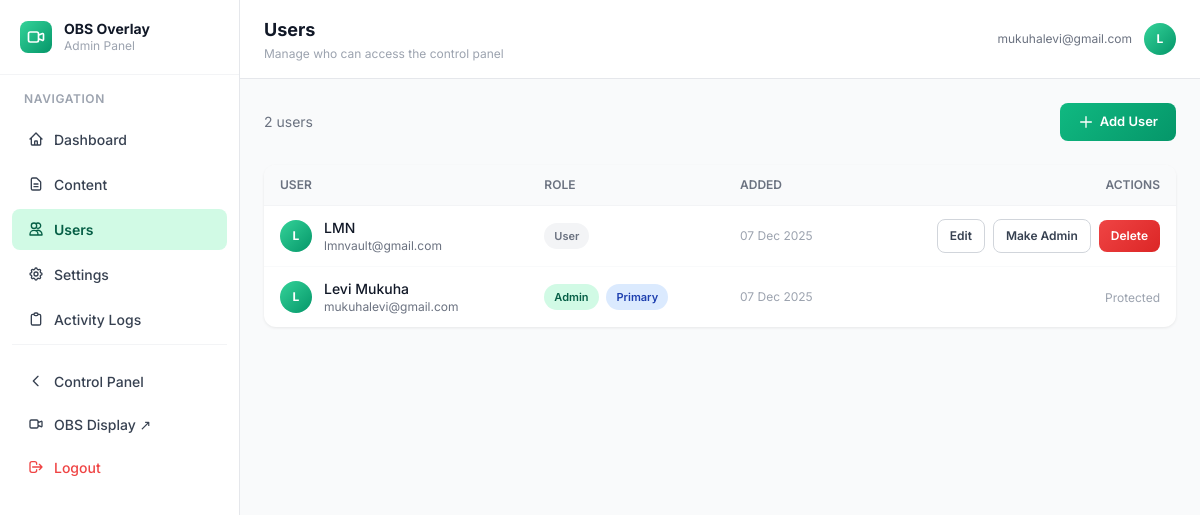
/admin/users (signed in), run on an earlier commit of the app's database.
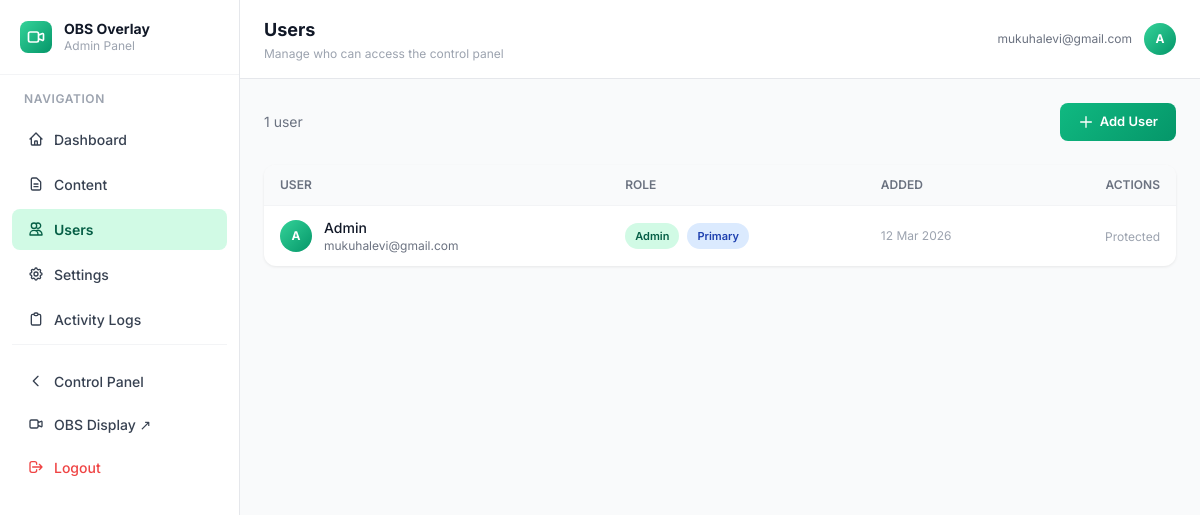
And on a later commit of the database.
### models.py (models this page shows)
class User(UserMixin, db.Model):
    id = db.Column(db.Integer, primary_key=True)
    email = db.Column(db.String(120), unique=True, nullable=False)
    name = db.Column(db.String(120))
    is_admin = db.Column(db.Boolean, default=False)
    created_at = db.Column(db.DateTime, default=datetime.utcnow)

### blueprints/admin.py (the view)
@admin_bp.route('/users')
@login_required
@admin_required
def users():
    from models import User
    all_users = User.query.order_by(User.created_at.desc()).all()
    return render_template('admin/users.html',
                           users=all_users,
                           admin_email=ADMIN_EMAIL)

### utils/helpers.py (called while the page is built)
def admin_required(f):
    @wraps(f)
    def decorated(*args, **kwargs):
        if not current_user.is_authenticated:
            return redirect(url_for('auth.login'))
        if not current_user.is_admin:
            log_activity('UNAUTHORIZED_ACCESS_ATTEMPT',
                         f'Attempted admin access: {request.path}')
            return jsonify({'error': 'Admin access required'}), 403
        return f(*args, **kwargs)
    return decorated

### templates/admin/users.html (shortened to what this page needs)
{% extends 'admin/base_admin.html' %}
{% block page_title %}Users{% endblock %}
{% block page_subtitle %}Manage who can access the control panel{% endblock %}
{% block admin_content %}
<div class="flex justify-between items-center mb-6">
    <p class="text-sm text-gray-500">{{ users|length }} user{{ 's' if users|length != 1 }}</p>
    <button onclick="openAddUser()" class="btn btn-primary">
        <svg class="w-4 h-4" fill="none" stroke="currentColor" viewBox="0 0 24 24"><path stroke-linecap="round" stroke-linejoin="round" stroke-width="2" d="M12 4v16m8-8H4"/></svg>
        Add User
    </button>
</div>
<div class="card overflow-hidden">
    <table class="w-full text-sm">
        <thead class="bg-gray-50 border-b border-gray-100">
            <tr>
                <th class="text-left py-3 px-4 text-xs font-semibold text-gray-500 uppercase">User</th>
                <th class="text-left py-3 px-4 text-xs font-semibold text-gray-500 uppercase">Role</th>
                <th class="text-left py-3 px-4 text-xs font-semibold text-gray-500 uppercase">Added</th>
                <th class="text-right py-3 px-4 text-xs font-semibold text-gray-500 uppercase">Actions</th>
            </tr>
        </thead>
        <tbody class="divide-y divide-gray-50">
            {% for u in users %}
            <tr id="user-row-{{ u.id }}" class="hover:bg-gray-50 transition">
                <td class="py-3 px-4">
                    <div class="flex items-center gap-3">
                        <div class="w-8 h-8 rounded-full bg-gradient-to-br from-emerald-400 to-emerald-600 flex items-center justify-center flex-shrink-0">
                            <span class="text-white text-xs font-bold">{{ u.name[0] if u.name else u.email[0] }}</span>
                        </div>
                        <div>
                            <p class="font-medium text-gray-900">{{ u.name or '—' }}</p>
                            <p class="text-xs text-gray-500">{{ u.email }}</p>
                        </div>
                    </div>
                </td>
                <td class="py-3 px-4">
                    {% if u.is_admin %}
                    <span class="badge badge-green">Admin</span>
                    {% else %}
                    <span class="badge badge-gray">User</span>
                    {% endif %}
                    {% if u.email == admin_email %}
                    <span class="badge badge-blue ml-1">Primary</span>
                    {% endif %}
                </td>
                <td class="py-3 px-4 text-xs text-gray-400">{{ u.created_at.strftime('%d %b %Y') }}</td>
                <td class="py-3 px-4 text-right">
                    {% if u.email != admin_email %}
                    <button
                        class="btn btn-ghost btn-sm mr-1 edit-user-btn"
                        data-id="{{ u.id }}"
                        data-name="{{ u.name or '' }}"
                        data-email="{{ u.email }}"
                        data-admin="{{ 'true' if u.is_admin else 'false' }}">
                        Edit
                    </button>
                    <button
                        class="btn btn-ghost btn-sm mr-1 toggle-admin-btn"
                        data-id="{{ u.id }}"
                        data-is-admin="{{ 'true' if u.is_admin else 'false' }}">
                        {{ 'Remove Admin' if u.is_admin else 'Make Admin' }}
                    </button>
                    <button
                        class="btn btn-danger btn-sm delete-user-btn"
                        data-id="{{ u.id }}"
                        data-email="{{ u.email }}">
                        Delete
                    </button>
                    {% else %}
                    <span class="text-xs text-gray-400">Protected</span>
                    {% endif %}
                </td>
            </tr>
            {% endfor %}
        </tbody>
    </table>
</div>
{% endblock %}

### templates/admin/base_admin.html (shortened to what this page needs)
{% extends 'base.html' %}
{% block body %}
<div class="flex h-screen overflow-hidden bg-gray-50">
    <aside id="adminSidebar" class="admin-sidebar flex-shrink-0 overflow-y-auto">
        <div class="p-5 border-b border-gray-100">
            <a href="{{ url_for('admin.dashboard') }}" class="flex items-center gap-3 no-underline">
                <div class="w-8 h-8 bg-gradient-to-br from-emerald-400 to-emerald-600 rounded-lg flex items-center justify-center">
                    <svg class="w-5 h-5 text-white" fill="none" stroke="currentColor" viewBox="0 0 24 24">
                        <path stroke-linecap="round" stroke-linejoin="round" stroke-width="2"
                              d="M15 10l4.553-2.069A1 1 0 0121 8.882v6.236a1 1 0 01-1.447.894L15 14M5 18h8a2 2 0 002-2V8a2 2 0 00-2-2H5a2 2 0 00-2 2v8a2 2 0 002 2z"/>
                    </svg>
                </div>
                <div>
                    <p class="font-bold text-sm text-gray-900 leading-tight">OBS Overlay</p>
                    <p class="text-xs text-gray-400">Admin Panel</p>
                </div>
            </a>
        </div>
        <nav class="flex-1 px-3 py-4 space-y-1">
            <p class="text-xs font-semibold text-gray-400 uppercase tracking-wider px-3 mb-3">Navigation</p>
            <a href="{{ url_for('admin.dashboard') }}"
               class="admin-nav-link {% if request.endpoint == 'admin.dashboard' %}active{% endif %}">
                <svg class="w-4 h-4" fill="none" stroke="currentColor" viewBox="0 0 24 24">
                    <path stroke-linecap="round" stroke-linejoin="round" stroke-width="2"
                          d="M3 12l2-2m0 0l7-7 7 7M5 10v10a1 1 0 001 1h3m10-11l2 2m-2-2v10a1 1 0 01-1 1h-3m-6 0a1 1 0 001-1v-4a1 1 0 011-1h2a1 1 0 011 1v4a1 1 0 001 1m-6 0h6"/>
                </svg>
                Dashboard
            </a>
            <a href="{{ url_for('admin.content') }}"
               class="admin-nav-link {% if request.endpoint == 'admin.content' %}active{% endif %}">
                <svg class="w-4 h-4" fill="none" stroke="currentColor" viewBox="0 0 24 24">
                    <path stroke-linecap="round" stroke-linejoin="round" stroke-width="2"
                          d="M9 12h6m-6 4h6m2 5H7a2 2 0 01-2-2V5a2 2 0 012-2h5.586a1 1 0 01.707.293l5.414 5.414a1 1 0 01.293.707V19a2 2 0 01-2 2z"/>
                </svg>
                Content
            </a>
            <a href="{{ url_for('admin.users') }}"
               class="admin-nav-link {% if request.endpoint == 'admin.users' %}active{% endif %}">
                <svg class="w-4 h-4" fill="none" stroke="currentColor" viewBox="0 0 24 24">
                    <path stroke-linecap="round" stroke-linejoin="round" stroke-width="2"
                          d="M12 4.354a4 4 0 110 5.292M15 21H3v-1a6 6 0 0112 0v1zm0 0h6v-1a6 6 0 00-9-5.197M13 7a4 4 0 11-8 0 4 4 0 018 0z"/>
                </svg>
                Users
            </a>
            <a href="{{ url_for('admin.settings') }}"
               class="admin-nav-link {% if request.endpoint == 'admin.settings' %}active{% endif %}">
                Settings
            </a>
            <a href="{{ url_for('admin.logs') }}"
               class="admin-nav-link {% if request.endpoint == 'admin.logs' %}active{% endif %}">
                <svg class="w-4 h-4" fill="none" stroke="currentColor" viewBox="0 0 24 24">
                    <path stroke-linecap="round" stroke-linejoin="round" stroke-width="2"
                          d="M9 5H7a2 2 0 00-2 2v12a2 2 0 002 2h10a2 2 0 002-2V7a2 2 0 00-2-2h-2M9 5a2 2 0 002 2h2a2 2 0 002-2M9 5a2 2 0 012-2h2a2 2 0 012 2"/>
                </svg>
                Activity Logs
            </a>
            <div class="pt-4 border-t border-gray-100 mt-4">
                <a href="{{ url_for('user.panel') }}" class="admin-nav-link">
                    <svg class="w-4 h-4" fill="none" stroke="currentColor" viewBox="0 0 24 24">
                        <path stroke-linecap="round" stroke-linejoin="round" stroke-width="2"
                              d="M15 19l-7-7 7-7"/>
                    </svg>
                    Control Panel
                </a>
                <a href="{{ url_for('display.show') }}" target="_blank" class="admin-nav-link">
                    <svg class="w-4 h-4" fill="none" stroke="currentColor" viewBox="0 0 24 24">
                        <path stroke-linecap="round" stroke-linejoin="round" stroke-width="2"
                              d="M15 10l4.553-2.069A1 1 0 0121 8.882v6.236a1 1 0 01-1.447.894L15 14M5 18h8a2 2 0 002-2V8a2 2 0 00-2-2H5a2 2 0 00-2 2v8a2 2 0 002 2z"/>
                    </svg>
                    OBS Display ↗
                </a>
                <a href="{{ url_for('auth.logout') }}" class="admin-nav-link text-red-500 hover:bg-red-50 hover:text-red-700">
                    <svg class="w-4 h-4" fill="none" stroke="currentColor" viewBox="0 0 24 24">
                        <path stroke-linecap="round" stroke-linejoin="round" stroke-width="2"
                              d="M17 16l4-4m0 0l-4-4m4 4H7m6 4v1a3 3 0 01-3 3H6a3 3 0 01-3-3V7a3 3 0 013-3h4a3 3 0 013 3v1"/>
                    </svg>
                    Logout
                </a>
            </div>
        </nav>
    </aside>
    <div class="flex-1 flex flex-col overflow-hidden">
        <header class="bg-white border-b border-gray-200 px-6 py-4 flex items-center gap-4 flex-shrink-0">
            <div class="flex-1">
                <h1 class="text-lg font-bold text-gray-900">{% block page_title %}Admin{% endblock %}</h1>
                <p class="text-xs text-gray-400 mt-0.5">{% block page_subtitle %}OBS Overlay System{% endblock %}</p>
            </div>
            <div class="flex items-center gap-3">
                <span class="text-xs text-gray-500 hidden md:block">{{ current_user.email }}</span>
                <div class="w-8 h-8 bg-gradient-to-br from-emerald-400 to-emerald-600 rounded-full flex items-center justify-center">
                    <span class="text-white font-bold text-xs">
                        {{ current_user.name[0] if current_user.name else current_user.email[0] }}
                    </span>
                </div>
            </div>
        </header>
        <main class="flex-1 overflow-y-auto p-6">
            {% block admin_content %}{% endblock %}
        </main>
    </div>
</div>
{% endblock %}

### templates/base.html (shortened to what this page needs)
<!DOCTYPE html>
<html lang="en" class="h-full bg-gray-50">
<head>
    <script src="https://cdn.tailwindcss.com"></script>
</head>
<body class="h-full">
    {% block body %}{% endblock %}
</body>
</html>

### templates/base.html (style rules this page uses)
body { font-family: 'Inter', sans-serif; }

### templates/admin/base_admin.html (style rules this page uses)
.admin-sidebar { width: 240px; flex-shrink: 0; background: white; border-right: 1px solid #e5e7eb; min-height: 100vh; display: flex; flex-direction: column; }
.admin-nav-link { display: flex; align-items: center; gap: 10px; padding: 10px 16px; border-radius: 8px; font-size: 14px; font-weight: 500; color: #374151; text-decoration: none; transition: all 0.15s; margin-bottom: 2px; }
.admin-nav-link.active { background: #d1fae5; color: #065f46; font-weight: 600; }
.admin-nav-link svg { flex-shrink: 0; }
.card { background: white; border-radius: 12px; box-shadow: 0 1px 3px rgba(0,0,0,0.08); }
.btn { padding: 9px 18px; border-radius: 8px; font-weight: 600; font-size: 13px; cursor: pointer; border: none; transition: all 0.18s; display: inline-flex; align-items: center; gap: 6px; }
.btn-primary { background: linear-gradient(135deg, #10b981, #059669); color: white; }
.badge { display: inline-flex; align-items: center; padding: 3px 10px; border-radius: 999px; font-size: 11px; font-weight: 600; }
.badge-green { background: #d1fae5; color: #065f46; }
.badge-blue { background: #dbeafe; color: #1e40af; }

What changed in the data, as far as the page shows it:
removed User: name "L", name "LMN", email "lmnvault@gmail.com", shows "User", created_at "07 Dec 2025", is_admin "Make Admin"
changed User "mukuhalevi@gmail.com": name "L" → "A"; name "Levi Mukuha" → "Admin"; created_at "07 Dec 2025" → "12 Mar 2026"
Also different on the page:
{{ users|length }}: "2" → "1"
{{ 's' if users|length != 1 }}: "s" → (not shown)
